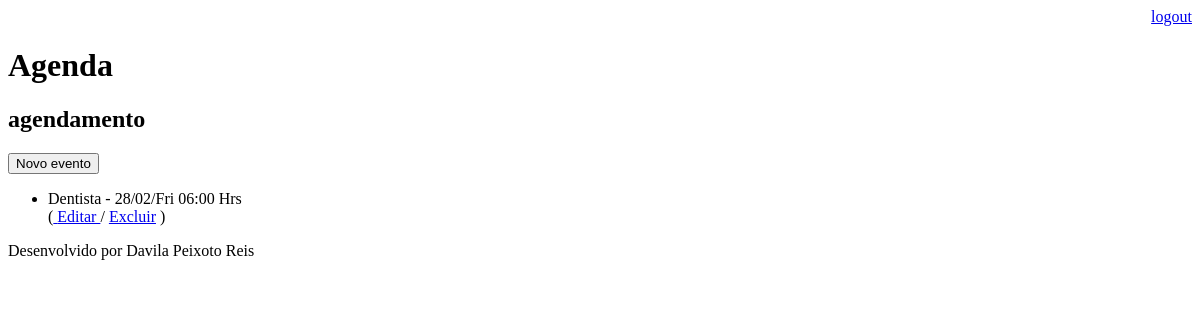
/agenda/ (signed in), run on an earlier commit of the app's database.
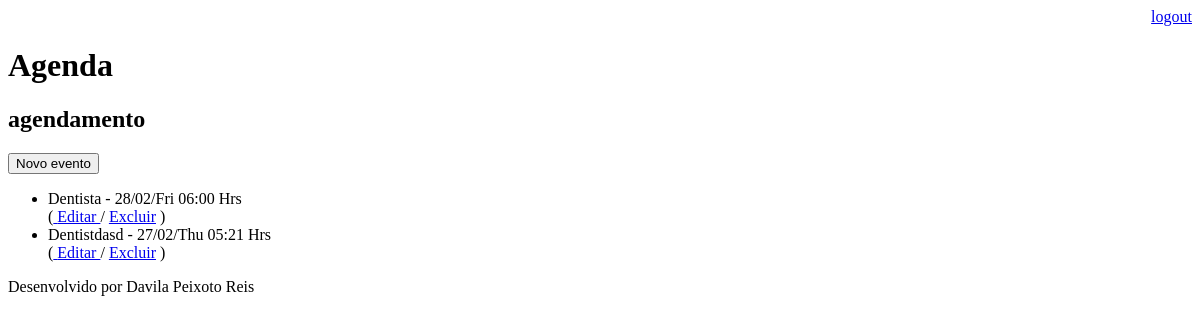
And on a later commit of the database.
### appcore/models.py (models this page shows, shortened)
class Evento(models.Model):
    titulo = models.CharField(max_length=100)
    descricao = models.TextField(blank=True, null=True)
    data_evento = models.DateTimeField(verbose_name="Data do evento")
    data_criacao = models.DateTimeField(auto_now=True, verbose_name="Data de Criação")
    usuario = models.ForeignKey(User, on_delete=models.CASCADE)
    class Meta:
        db_table = 'evento'
    def get_data_evento(self):
        return  self.data_evento.strftime('%d/%m/%a %H:%M Hrs')

### appcore/views.py (the view)
# urls.py: path('agenda/', views.lista_evento),
@login_required(login_url='/login/')
def lista_evento(request):
    user = request.user
    if user.is_superuser:
        evento = Evento.objects.all()
    else:
        evento = Evento.objects.filter(usuario=user)
    dad = {'eventos': evento}
    return render(request, 'agenda.html', dad)

### template/agenda.html
{% extends "model-page.html" %}
{% block content %}
    <h2>agendamento</h2>
    <a href="evento/">
    <button type="button">Novo evento</button>
    </a>
    <ul>
    {% for evento in eventos%}
        <li>{{evento.titulo}} - {{evento.get_data_evento}} <br>
            (<a href="evento/?id={{ evento.id }}"> Editar </a>
            /
            <a href="evento/delete/{{evento.id}}"> Excluir</a> )
        </li>
    {% endfor%}
    </ul>
{% endblock %}

What changed in the data, as far as the page shows it:
added Evento: titulo "Dentistdasd", get_data_evento "27/02/Thu 05:21 Hrs"
